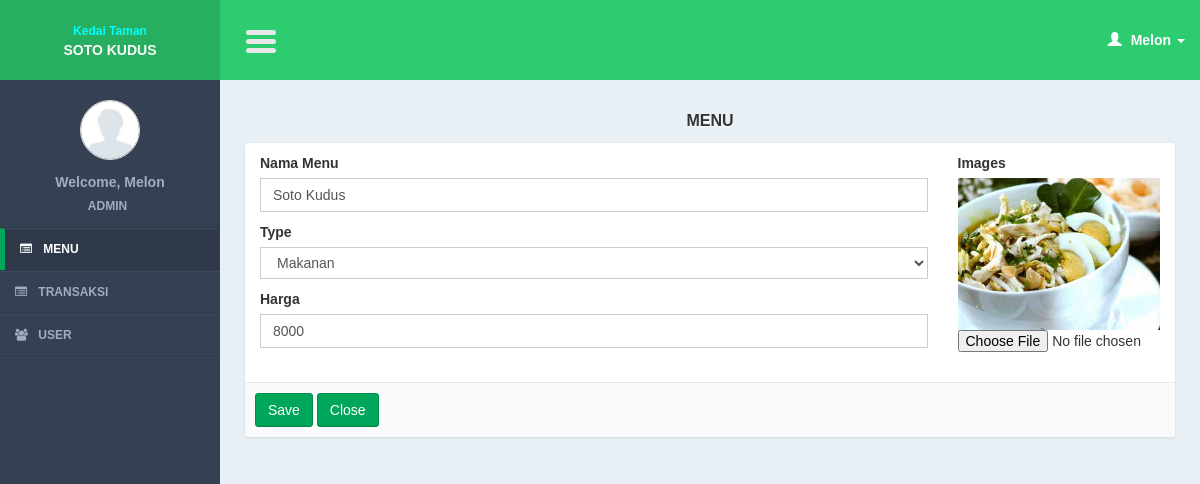
Page /controllers/menu.php?page=form&id=1 (signed in) on the committed database.
### tables this page shows
CREATE TABLE IF NOT EXISTS `menus` (
`menu_id` int(11) NOT NULL,
  `menu_type_id` int(11) NOT NULL,
  `menu_name` varchar(100) NOT NULL,
  `menu_price` int(11) NOT NULL,
  `menu_img` text NOT NULL
);

CREATE TABLE IF NOT EXISTS `menu_types` (
`menu_type_id` int(11) NOT NULL,
  `menu_type_name` varchar(100) NOT NULL
);

### models/menu_model.php (called while the page is built, shortened)
<?php
function select_menu_type(){
	$query = mysql_query("select * from menu_types order by menu_type_id");
	return $query;
}
function read_id($id){
	$query = mysql_query("select *
			from menus
			where menu_id = '$id'");
	$result = mysql_fetch_object($query);
	return $result;
}
?>

### views/menu/form.php (the view, shortened to what this page needs)
      <section class="content">
          <div class="row">
              <div class="col-md-12">
                <div class="title_page"> <?= $title ?></div>
                   <form action="<?= $action?>" method="post" enctype="multipart/form-data" role="form">
                  <div class="box box-cokelat">
                      <div class="box-body">
                              <div class="col-md-9">
                              <div class="form-group">
                                  <label>Nama Menu</label>
                                  <input required type="text" name="i_name" class="form-control" placeholder="Masukkan nama menu ..." value="<?= $row->menu_name ?>"/>
                              </div>
                              <div class="form-group">
                                <label>Type</label>
                                 <select name="i_menu_type_id" size="1" class="form-control"/>
                                 <?php
                                 while($r_type = mysql_fetch_array($query_menu_type)){
   ?>
                                   <option value="<?= $r_type['menu_type_id'] ?>" <?php if($row->menu_type_id == $r_type['menu_type_id']){ ?> selected="selected"<?php } ?>><?= $r_type['menu_type_name']?></option>
                                   <?php
   }
	 ?>
                        		</div>
                                <div class="form-group">
                                  <label>Harga</label>
                                  <input required type="text" name="i_price" class="form-control" placeholder="Masukkan harga ..." value="<?= $row->menu_price ?>"/>
                              </div>
                              </div>
                              <div class="col-md-3">
                               <div class="form-group">
                               <label>Images</label>
                                <?php
                              if($id){
?>
                              <br />
                              <img src="<?= "../img/menu/".$row->menu_img ?>" style="width:100%;"/>
                              <?php
}
?>
                                 <input type="file" name="i_img" id="i_img" />
                              </div>
                              </div>
                      </div>
                        <div class="box-footer">
                      <input class="btn btn-success" type="submit" value="Save"/>
                      <a href="<?= $close_button?>" class="btn btn-success" >Close</a>
                   </div>
                  </div>
             </form>
              </div>
          </div>
      </section>

### css/AdminLTE.css (style rules this page uses)
html { font-family: 'Source Sans Pro', sans-serif; -webkit-font-smoothing: antialiased; min-height: 100%; background: #E9F0F5; }
body { font-family: 'Source Sans Pro', sans-serif; -webkit-font-smoothing: antialiased; min-height: 100%; background: #E9F0F5; }
a { color: #3c8dbc; }
.content { padding: 30px 10px; }
img { max-width: 100%important; }
.form-control { -webkit-border-radius: 0px !important; -moz-border-radius: 0px !important; border-radius: 0px !important; box-shadow: none; }
.box { position: relative; margin-bottom: 20px; -webkit-border-radius: 3px; -moz-border-radius: 3px; border-radius: 3px !important; width: 100%; background:#fff; box-shadow: 0 1px 3px rgba(0, 0, 0, 0.1); }
.box .box-body { padding-top:10px; -webkit-border-top-left-radius: 0; -webkit-border-top-right-radius: 0; -webkit-border-bottom-right-radius: 3px; -webkit-border-bottom-left-radius: 3px; -moz-border-radius-topleft: 0; -moz-border-radius-topright: 0; -moz-border-radius-bottomright: 3px; -moz-border-radius-bottomleft: 3px; border-top-left-radius: 0; border-top-right-radius: 0; border-bottom-right-radius: 3px; border-bottom-left-radius: 3px; border-radius:3px; padding-bottom:20px; }
.box .box-footer { border-top: 1px solid #e8e8e8; -webkit-border-top-left-radius: 0; -webkit-border-top-right-radius: 0; -webkit-border-bottom-right-radius: 3px; -webkit-border-bottom-left-radius: 3px; -moz-border-radius-topleft: 0; -moz-border-radius-topright: 0; -moz-border-radius-bottomright: 3px; -moz-border-radius-bottomleft: 3px; border-top-left-radius: 0; border-top-right-radius: 0; border-bottom-right-radius: 3px; border-bottom-left-radius: 3px; background:#F9FAFC; padding: 10px; }
.btn { font-weight: 500; -webkit-border-radius: 3px; -moz-border-radius: 3px; border-radius: 3px; border: 1px solid transparent; -webkit-box-shadow: inset 0px -2px 0px 0px rgba(0, 0, 0, 0.09); -moz-box-shadow: inset 0px -2px 0px 0px rgba(0, 0, 0, 0.09); box-shadow: inset 0px -1px 0px 0px rgba(0, 0, 0, 0.09); }
.btn.btn-success { background-color: #00a65a; border-color: #008d4c; }
.title_page { font-size:medium; text-align:center; font-weight:bold; margin-bottom:10px; text-shadow: 0 1px 1px #ffffff; text-transform:uppercase; }

### rows in the picture
menus: i_name "Soto Kudus", i_menu_type_id "Makanan", i_price "8000", menu_img (picture)

### other values in the picture
$user_data[0] "Melon"
$user_data[1] "ADMIN"
$title "MENU"
